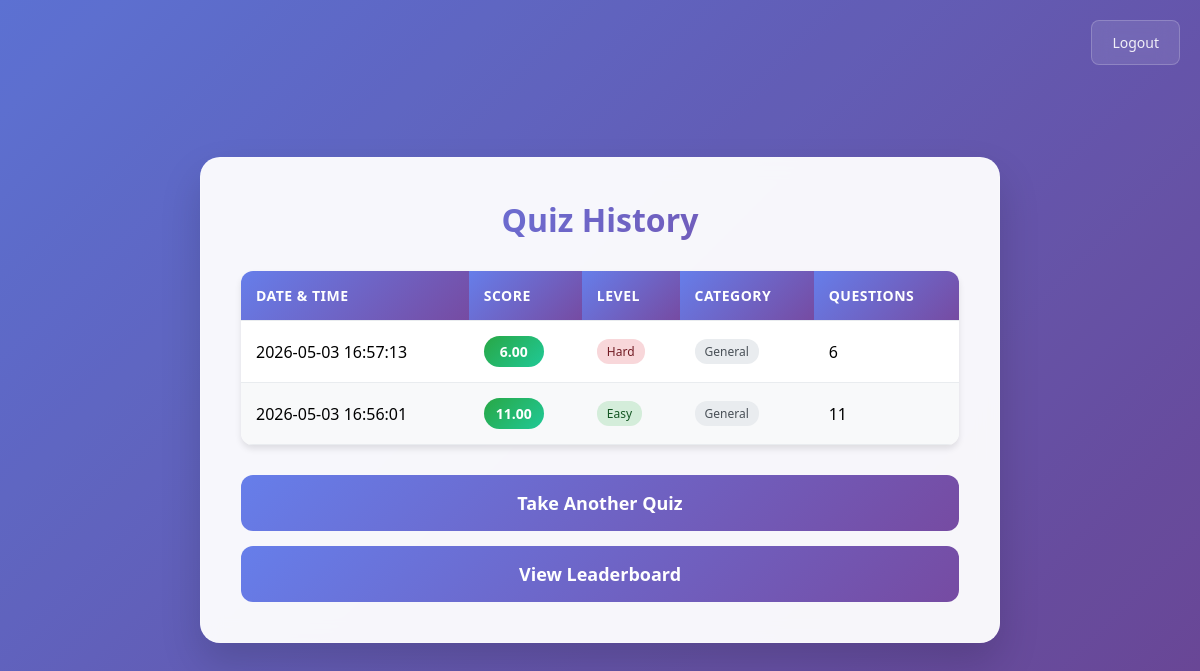
Page /quiz_history (signed in) on the committed database.
### tables this page shows
CREATE TABLE scores (id INTEGER PRIMARY KEY, username TEXT, score INTEGER, timestamp TEXT, level TEXT, category TEXT, total_questions INTEGER);

### app.py (the view)
@app.route("/quiz_history")
def quiz_history():
    if "user" not in session:
        return redirect("/")
    conn = sqlite3.connect("quiz.db")
    cur = conn.cursor()
    cur.execute("SELECT timestamp, score, level, category, total_questions FROM scores WHERE username=? AND timestamp IS NOT NULL ORDER BY timestamp DESC", (session["user"],))
    history_data = cur.fetchall()
    conn.close()
    return render_template("quiz_history.html", history=history_data)

### templates/quiz_history.html (shortened to what this page needs)
<!DOCTYPE html>
<html>
<head>
</head>
<body>
    <div class="container">
        <h2>Quiz History</h2>
        {% if history %}
        <table class="history-table">
            <thead>
                <tr>
                    <th>Date & Time</th>
                    <th>Score</th>
                    <th>Level</th>
                    <th>Category</th>
                    <th>Questions</th>
                </tr>
            </thead>
            <tbody>
                {% for entry in history %}
                <tr>
                    <td>{{ entry[0] }}</td>
                    <td>
                        <span class="score-badge
                            {% if entry[1] >= entry[4] * 0.8 %}score-high
                            {% elif entry[1] >= entry[4] * 0.6 %}score-medium
                            {% else %}score-low{% endif %}">
                            {{ "%.2f"|format(entry[1]) }}
                        </span>
                    </td>
                    <td>
                        <span class="level-badge level-{{ entry[2] }}">
                            {{ entry[2] }}
                        </span>
                    </td>
                    <td>
                        <span class="category-badge">
                            {{ entry[3] }}
                        </span>
                    </td>
                    <td>{{ entry[4] }}</td>
                </tr>
                {% endfor %}
            </tbody>
        </table>
        {% else %}
        <div class="no-history">
            <p>You haven't taken any quizzes yet.</p>
            <p>Start your first quiz to see your history here!</p>
        </div>
        {% endif %}
        <div class="actions">
            <a href="/student_panel">Take Another Quiz</a>
            <a href="/leaderboard">View Leaderboard</a>
        </div>
    </div>
    <a href="/logout" class="logout-link">Logout</a>
</body>
</html>

### templates/quiz_history.html (style rules this page uses)
* { margin: 0; padding: 0; box-sizing: border-box; }
body { font-family: 'Segoe UI', Tahoma, Geneva, Verdana, sans-serif; background: linear-gradient(135deg, #667eea 0%, #764ba2 100%); min-height: 100vh; display: flex; justify-content: center; align-items: center; position: relative; overflow-x: hidden; }
.container { background: rgba(255, 255, 255, 0.95); padding: 40px; border-radius: 20px; box-shadow: 0 20px 40px rgba(0, 0, 0, 0.15); backdrop-filter: blur(10px); border: 1px solid rgba(255, 255, 255, 0.2); text-align: center; position: relative; z-index: 2; animation: slideIn 0.6s ease-out; max-width: 800px; width: 100%; }
h2 { color: #333; margin-bottom: 30px; font-size: 32px; font-weight: 600; background: linear-gradient(135deg, #667eea, #764ba2); -webkit-background-clip: text; -webkit-text-fill-color: transparent; background-clip: text; }
.history-table { width: 100%; border-collapse: collapse; margin-top: 20px; background: white; border-radius: 12px; overflow: hidden; box-shadow: 0 4px 6px rgba(0, 0, 0, 0.1); }
.history-table th, .history-table td { padding: 15px; text-align: left; border-bottom: 1px solid #e9ecef; }
.history-table th { background: linear-gradient(135deg, #667eea 0%, #764ba2 100%); color: white; font-weight: 600; text-transform: uppercase; font-size: 14px; letter-spacing: 0.5px; }
.history-table tr:nth-child(even) { background: #f8f9fa; }
.score-badge { display: inline-block; padding: 6px 12px; border-radius: 20px; font-weight: 600; font-size: 14px; text-align: center; min-width: 60px; }
.score-high { background: linear-gradient(135deg, #28a745, #20c997); color: white; }
.level-badge { display: inline-block; padding: 4px 10px; border-radius: 12px; font-weight: 500; font-size: 12px; text-transform: capitalize; }
.level-easy { background: #d4edda; color: #155724; }
.level-hard { background: #f8d7da; color: #721c24; }
.category-badge { display: inline-block; padding: 4px 10px; border-radius: 12px; font-weight: 500; font-size: 12px; background: #e9ecef; color: #495057; }
.actions { display: flex; flex-direction: column; gap: 15px; margin-top: 30px; }
a { display: inline-block; padding: 16px 30px; background: linear-gradient(135deg, #667eea 0%, #764ba2 100%); color: white; text-decoration: none; border-radius: 12px; font-size: 18px; font-weight: 600; transition: all 0.3s ease; position: relative; overflow: hidden; text-align: center; }
a::before { content: ''; position: absolute; top: 0; left: -100%; width: 100%; height: 100%; background: linear-gradient(90deg, transparent, rgba(255, 255, 255, 0.2), transparent); transition: left 0.5s ease; }
.logout-link { position: absolute; top: 20px; right: 20px; color: rgba(255, 255, 255, 0.9); text-decoration: none; font-weight: 500; padding: 12px 20px; border-radius: 8px; background: rgba(255, 255, 255, 0.1); backdrop-filter: blur(10px); border: 1px solid rgba(255, 255, 255, 0.2); transition: all 0.3s ease; z-index: 3; font-size: 14px; }

### rows in the picture
scores: timestamp "2026-05-03 16:57:13", score "6.00", level "Hard", category "General", total_questions "6"
scores: timestamp "2026-05-03 16:56:01", score "11.00", level "Easy", category "General", total_questions "11"
